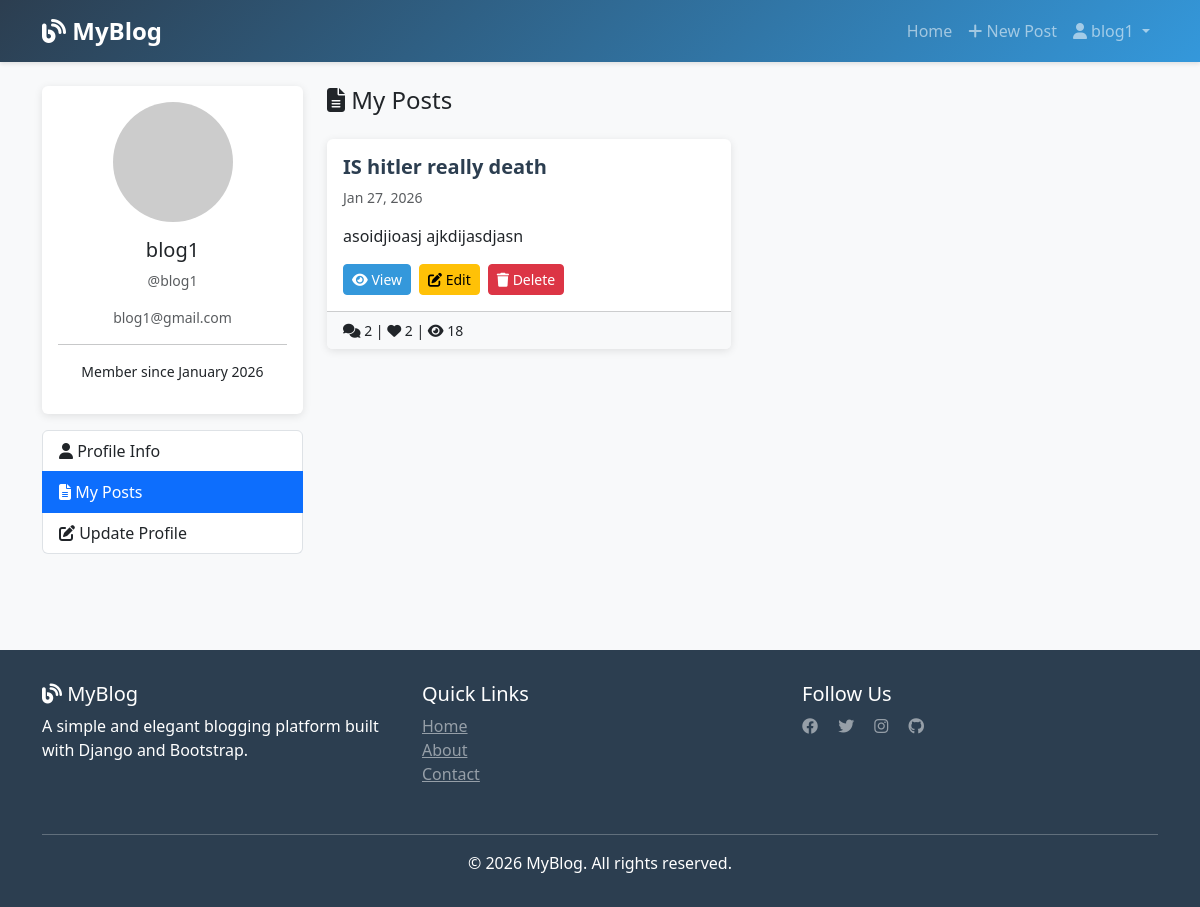
/profile/?section=posts (signed in), run on the app's committed database.
### blog/models.py (models this page shows, shortened)
class Post(models.Model):
    title=models.CharField(max_length=100)
    content=RichTextField(blank=True, null=True)
    author=models.ForeignKey(User, on_delete=models.CASCADE)
    created_at=models.DateTimeField(auto_now_add=True)
    updated_at=models.DateTimeField(auto_now=True)
    Catagory=models.ForeignKey(Catagory, on_delete=models.SET_NULL , null=True)
    tags=models.ManyToManyField(Tag)
    view_count=models.PositiveBigIntegerField(default=0)
    liked_users=models.ManyToManyField(User, related_name='liked_posts')

### blog/views.py (the view, shortened to what this page needs)
# urls.py: path('profile/', views.profile_view, name='profile'),
@login_required
def profile_view(request):
    section= request.GET.get('section','profile')
    context={
        'section':section,
    }
    if section=='posts':
        posts=Post.objects.filter(author=request.user)
        context['posts']=posts
    return render (request,'user/profile.html',context)

### templates/user/profile.html (shortened to what this page needs)
{% extends 'base.html' %}
{% load crispy_forms_tags %}
{% block content %}
<div class="row">
    <div class="col-lg-3 mb-4">
        <div class="card">
            <div class="card-body text-center">
                <img src="https://ui-avatars.com/api/?name={{ user.username }}&size=120"
                     alt="{{ user.username }}"
                     class="rounded-circle mb-3" width="120" height="120">
                <h5 class="card-title">{{ user.first_name|default:user.username }}</h5>
                <p class="text-muted small">@{{ user.username }}</p>
                <p class="text-muted small">{{ user.email }}</p>
                <hr>
                <p class="small">Member since {{ user.date_joined|date:"F Y" }}</p>
            </div>
        </div>
        <div class="list-group mt-3">
            <a href="{% url 'profile' %}" class="list-group-item list-group-item-action {% if section == 'profile' %}active{% endif %}">
                <i class="fas fa-user"></i> Profile Info
            </a>
            <a href="{% url 'profile' %}?section=posts" class="list-group-item list-group-item-action {% if section == 'posts' %}active{% endif %}">
                <i class="fas fa-file-alt"></i> My Posts
            </a>
            <a href="{% url 'profile' %}?section=update" class="list-group-item list-group-item-action {% if section == 'update' %}active{% endif %}">
                <i class="fas fa-edit"></i> Update Profile
            </a>
        </div>
    </div>
    <div class="col-lg-9">
        {% if section == 'posts' %}
        <div>
            <h4 class="mb-4"><i class="fas fa-file-alt"></i> My Posts</h4>
            {% if posts %}
                <div class="row">
                    {% for post in posts %}
                    <div class="col-md-6 mb-4">
                        <div class="card h-100">
                            <div class="card-body">
                                <h5 class="card-title post-title">{{ post.title }}</h5>
                                <p class="card-text small text-muted">
                                    {{ post.created_at|date:"M d, Y" }}
                                </p>
                                <p class="card-text">{{ post.content|truncatewords:15|safe }}</p>
                                <div class="d-flex gap-2">
                                    <a href="{% url 'post_detail' post.id %}" class="btn btn-sm btn-primary">
                                        <i class="fas fa-eye"></i> View
                                    </a>
                                    <a href="{% url 'post_update' post.id %}" class="btn btn-sm btn-warning">
                                        <i class="fas fa-edit"></i> Edit
                                    </a>
                                    <a href="{% url 'post_delete' post.id %}" class="btn btn-sm btn-danger" onclick="return confirm('Are you sure?')">
                                        <i class="fas fa-trash"></i> Delete
                                    </a>
                                </div>
                            </div>
                            <div class="card-footer bg-light small">
                                <i class="fas fa-comments"></i> {{ post.comment_set.count }} |
                                <i class="fas fa-heart"></i> {{ post.liked_users.count }} |
                                <i class="fas fa-eye"></i> {{ post.view_count }}
                            </div>
                        </div>
                    </div>
                    {% endfor %}
                </div>
            {% endif %}
        </div>
        {% endif %}
    </div>
</div>
{% endblock %}

### templates/base.html (shortened to what this page needs)
<!DOCTYPE html>
<html lang="en">
<head>
    <link href="https://cdn.jsdelivr.net/npm/bootstrap@5.3.0/dist/css/bootstrap.min.css" rel="stylesheet">
    <link rel="stylesheet" href="https://cdnjs.cloudflare.com/ajax/libs/font-awesome/6.4.0/css/all.min.css">
</head>
<body>
    <nav class="navbar navbar-expand-lg navbar-dark">
        <div class="container">
            <a class="navbar-brand" href="{% url 'post_list' %}">
                <i class="fas fa-blog"></i> MyBlog
            </a>
            <div class="collapse navbar-collapse" id="navbarNav">
                <ul class="navbar-nav ms-auto">
                    <li class="nav-item">
                        <a class="nav-link" href="{% url 'post_list' %}">Home</a>
                    </li>
                    {% if user.is_authenticated %}
                        <li class="nav-item">
                            <a class="nav-link" href="{% url 'post_create' %}">
                                <i class="fas fa-plus"></i> New Post
                            </a>
                        </li>
                        <li class="nav-item dropdown">
                            <a class="nav-link dropdown-toggle" href="#" id="userDropdown" role="button" data-bs-toggle="dropdown">
                                <i class="fas fa-user"></i> {{ user.username }}
                            </a>
                        </li>
                    {% endif %}
                </ul>
            </div>
        </div>
    </nav>
    <main>
        <div class="container my-4">
            {% block content %}{% endblock %}
        </div>
    </main>
    <footer>
        <div class="container">
            <div class="row">
                <div class="col-md-4 mb-3">
                    <h5><i class="fas fa-blog"></i> MyBlog</h5>
                    <p>A simple and elegant blogging platform built with Django and Bootstrap.</p>
                </div>
                <div class="col-md-4 mb-3">
                    <h5>Quick Links</h5>
                    <ul class="list-unstyled">
                        <li><a href="{% url 'post_list' %}" class="text-white-50">Home</a></li>
                        <li><a href="#" class="text-white-50">About</a></li>
                        <li><a href="#" class="text-white-50">Contact</a></li>
                    </ul>
                </div>
                <div class="col-md-4 mb-3">
                    <h5>Follow Us</h5>
                    <a href="#" class="text-white-50 me-3"><i class="fab fa-facebook"></i></a>
                    <a href="#" class="text-white-50 me-3"><i class="fab fa-twitter"></i></a>
                    <a href="#" class="text-white-50 me-3"><i class="fab fa-instagram"></i></a>
                    <a href="#" class="text-white-50"><i class="fab fa-github"></i></a>
                </div>
            </div>
            <hr class="bg-white-50">
            <div class="text-center">
                <p class="mb-0">&copy; 2026 MyBlog. All rights reserved.</p>
            </div>
        </div>
    </footer>
</body>
</html>

### templates/base.html (style rules this page uses)
:root { --primary-color: #2c3e50; --secondary-color: #3498db; }
body { display: flex; flex-direction: column; min-height: 100vh; background-color: #f8f9fa; }
main { flex: 1; }
.navbar { background: linear-gradient(135deg, var(--primary-color) 0%, var(--secondary-color) 100%); box-shadow: 0 2px 4px rgba(0,0,0,0.1); }
.navbar-brand { font-weight: 700; font-size: 1.5rem; }
.card { border: none; box-shadow: 0 2px 8px rgba(0,0,0,0.1); transition: transform 0.3s ease, box-shadow 0.3s ease; }
.btn-primary { background-color: var(--secondary-color); border-color: var(--secondary-color); }
.post-title { color: var(--primary-color); font-weight: 600; }
footer { background-color: var(--primary-color); color: white; padding: 2rem 0; margin-top: 3rem; }

### data on the page
Post: title "IS hitler really death", created_at "Jan 27, 2026", content "asoidjioasj ajkdijasdjasn", comment_set.count "2", liked_users.count "2", view_count "18"

### other printed values
{{ user.username }} "blog1"
{{ user.first_name|default:user.username }} "blog1"
{{ user.email }} "blog1@gmail.com"
{{ user.date_joined|date:"F Y" }} "January 2026"
